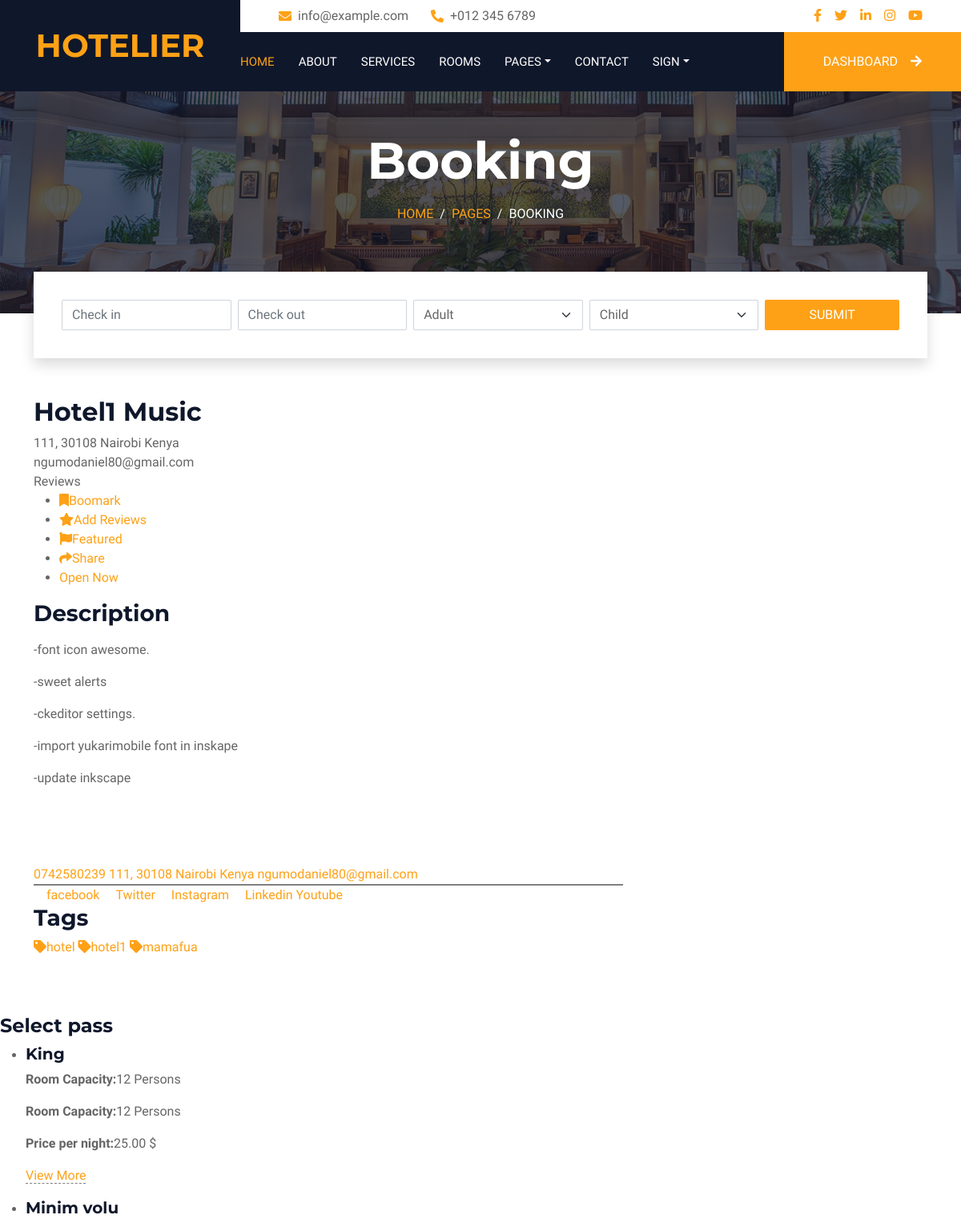
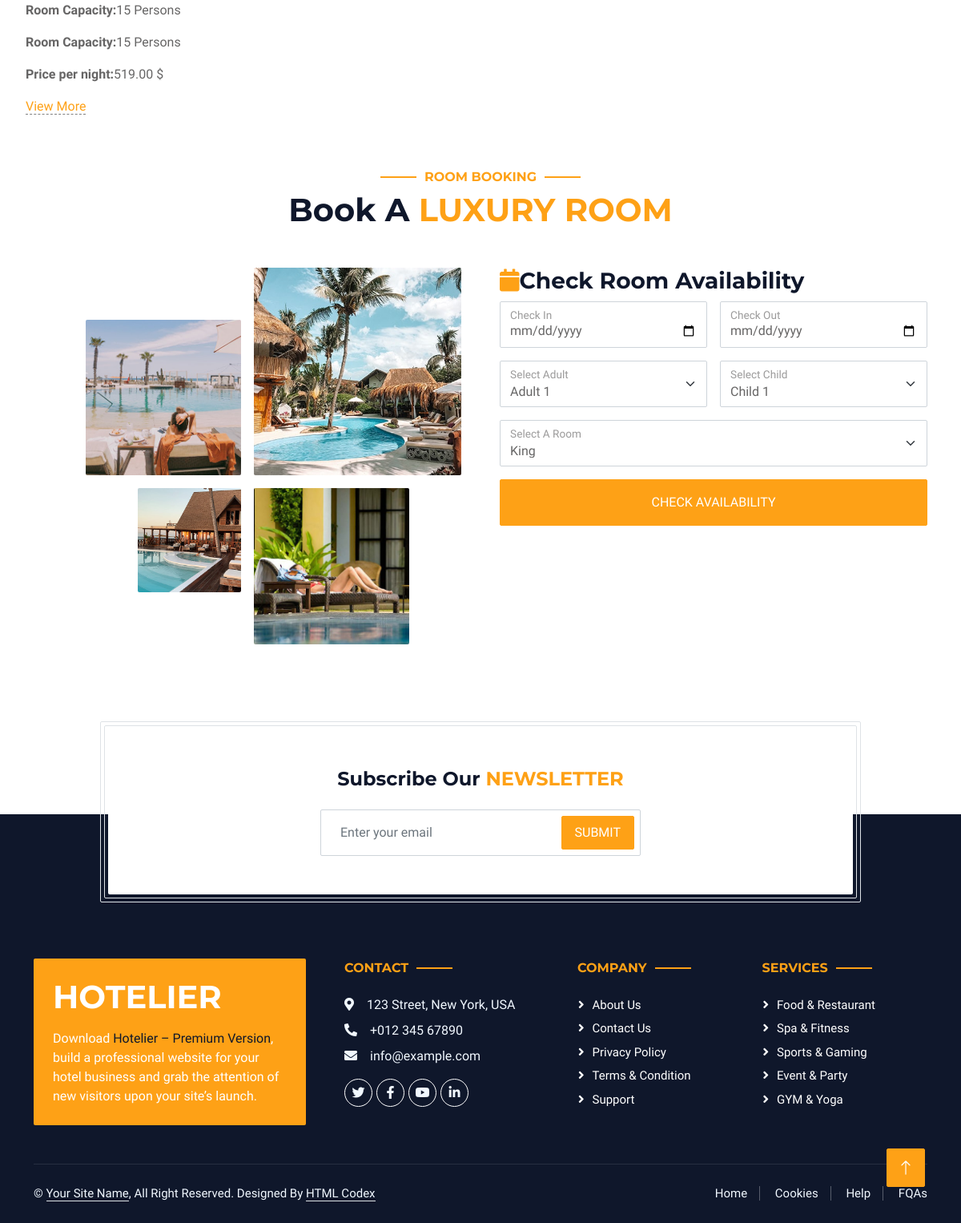
The page /detail/hotel1/ (signed in) on the database its author committed (2 pictures, top to bottom).
### hotel/models.py (models this page shows, shortened)
class Hotel(models.Model):
    user=models.ForeignKey(User, on_delete=models.SET_NULL, null=True)
    name=models.CharField(max_length=100, default="Daniel")
    description=CKEditor5Field(null=True, blank=True, config_name="extends")
    image=models.FileField(upload_to="hotel_gallery", default="static/img/about-1.jpg")
    address=models.CharField(max_length=200 , default="111, 30108 Nairobi Kenya")
    mobile=models.CharField(max_length=200, default="0742580239")
    email=models.EmailField(max_length=100, default="ngumodaniel80@gmail.com")
    status=models.CharField(max_length=20, choices=HOTEL_STATUS, default="Live")
    tags=TaggableManager( blank=True)
    views=models.IntegerField(default=0),
    featured=models.BooleanField(default=False)
    hid=ShortUUIDField(unique=True, length=10, max_length=20, alphabet="abcdefjhijklmnopqrstuvwxyz")
    slug=models.SlugField(unique=True)
    date=models.DateTimeField(auto_now_add=True)
    def hotel_gallery(self):
        return HotelGallery.objects.filter(hotel=self)
    def hotel_room_types(self):
        return RoomType.objects.filter(hotel=self)

class RoomType(models.Model):
    hotel=models.ForeignKey(Hotel, on_delete=models.CASCADE)
    type=models.CharField(max_length=10)
    price=models.DecimalField(max_digits=12, decimal_places=2, default=0.00)
    number_of_beds=models.PositiveIntegerField(default=0)
    room_capacity=models.PositiveIntegerField(default=0)
    rtid=ShortUUIDField(unique=True, length=10, max_length=20, alphabet="abcdefjhijklmnopqrstuvwxyz")
    slug=models.SlugField(unique=True)
    date=models.DateTimeField(auto_now_add=True)
    class Meta:
        verbose_name_plural="Room Type"

### hotel/views.py (the view)
# urls.py: path("detail/<slug>/", views.hotel_detail, name="hotel_detail"),
def hotel_detail(request, slug):
    hotel=Hotel.objects.get(status="Live", slug=slug)
    context={
        "hotel":hotel
    }
    return render(request, "hotel/hotel_detail.html", context)

### templates/hotel/hotel_detail.html (shortened to what this page needs)
{% extends 'partials/base.html' %}
{% load static %}
{% block content %}
<div class="container-fluid page-header mb-5 p-0" style="background-image: url(img/carousel-1.jpg);">
    <div class="container-fluid page-header-inner py-5">
        <div class="container text-center pb-5">
            <h1 class="display-3 text-white mb-3 animated slideInDown">Booking</h1>
            <nav aria-label="breadcrumb">
                <ol class="breadcrumb justify-content-center text-uppercase">
                    <li class="breadcrumb-item"><a href="#">Home</a></li>
                    <li class="breadcrumb-item"><a href="#">Pages</a></li>
                    <li class="breadcrumb-item text-white active" aria-current="page">Booking</li>
                </ol>
            </nav>
        </div>
    </div>
</div>
<div class="container-fluid booking pb-5 wow fadeIn" data-wow-delay="0.1s">
    <div class="container">
        <div class="bg-white shadow" style="padding: 35px;">
            <div class="row g-2">
                <div class="col-md-10">
                    <div class="row g-2">
                        <div class="col-md-3">
                            <div class="date" id="date1" data-target-input="nearest">
                                <input type="text" class="form-control datetimepicker-input" placeholder="Check in"
                                    data-target="#date1" data-toggle="datetimepicker" />
                            </div>
                        </div>
                        <div class="col-md-3">
                            <div class="date" id="date2" data-target-input="nearest">
                                <input type="text" class="form-control datetimepicker-input" placeholder="Check out"
                                    data-target="#date2" data-toggle="datetimepicker" />
                            </div>
                        </div>
                        <div class="col-md-3">
                            <select class="form-select">
                                <option selected>Adult</option>
                            </select>
                        </div>
                        <div class="col-md-3">
                            <select class="form-select">
                                <option selected>Child</option>
                            </select>
                        </div>
                    </div>
                </div>
                <div class="col-md-2">
                    <button class="btn btn-primary w-100">Submit</button>
                </div>
            </div>
        </div>
    </div>
</div>
<div class="container">
    <div class=" row utf_sticky_main_wrapper">
        <div class="col-lg-8 col-md-8">
            <div class="utf_listing_titlebar" id="titlebar">
                <div class="utf_lising_titlebar_title">
                    <h2>{{hotel.name}} <span class="listing-tag">Music</span></h2>
                    <span class="call_now"> {{hotel.address}}</span>
                    <br>
                    <span class="call_now"> {{hotel.email}}</span>
                    <div class="utf_star_rating_section" data_rating="4.5">
                        <div class="utf_counter_star_rating">Reviews</div>
                        <ul class="listing_item_social">
                            <li><a href=""><i class="fa fa-bookmark"></i>Boomark</a></li>
                            <li><a href=""><i class="fa fa-star"></i>Add Reviews</a></li>
                            <li><a href=""><i class="fa fa-flag"></i>Featured</a></li>
                            <li><a href=""><i class="fa fa-share"></i>Share</a></li>
                            <li><a href="">Open Now</a></li>
                        </ul>
                    </div>
                </div>
                <div id="utf_listing_overview" class="utf_listing_section">
                    <h3 class="utf_listing_headline_part margin-top-30 margin-bottom-30">Description</h3>
                    <p>{{hotel.description | safe}}</p>
                    <div class="utf_listing_section listing-tags_section margin-bottom-30 margin-top-0 ">
                        <a href="">{{hotel.mobile}}</a>
                        <a href="">{{hotel.address}}</a>
                        <a href="">{{hotel.email}}</a>
                    </div>
                    <div class="social-contact" style="border-top: 2px solid grey;">
                        <a href="" class="facebok-link"><i class="fa fa-facebook"></i>facebook</a>
                        <a href="" class="facebok-link"><i class="fa fa-twitter"></i>Twitter</a>
                        <a href="" class="facebok-link"><i class="fa fa-instagram"></i>Instagram</a>
                        <a href="" class="facebok-link"><i class="fa fa-linkedin"></i>Linkedin</a>
                        <a href="" class="facebok-link">Youtube</a>
                    </div>
                    <div class="utf_listing_section listing_tags_section" id="utf_listing_tags">
                        <h3 class="utf_listing_headline_part margin-bottom-40 margin-top-40">Tags</h3>
                        {% for t in hotel.tags.all %}
                        <a href=""><i class="fa fa-tag" aria-hidden="true"></i>{{t.name}}</a>
                        {% endfor %}
                    </div>
                    <br>
                    <br>
                    <br>
                </div>
            </div>
        </div>
    </div>
</div>
<div class="utf_listing_section">
    <div class="show-more">
        <div class="row">
            <div class="utf_pricing-lict_section col-lg-4">
                <h4>Select pass</h4>
                <ul>
                    {% for r in hotel.hotel_room_types %}
                    <li>
                        <h5>{{ r.type}} <sub class="pp1-offer label-light-success"></sub></h5>
                        <p><strong>Room Capacity:</strong>{{r.room_capacity}} Persons</p>
                        <p><strong>Room Capacity:</strong>{{r.room_capacity}} Persons</p>
                        <p><strong>Price per night:</strong>{{r.price}} $</p>
                        <p><a href="{% url 'hotel:room_type_detail' r.hotel.slug r.slug%}"
                                style="border-bottom: 1px grey dashed; margin-top: 10px;">View More</a>
                        </p>
                    </li>
                    {% endfor %}
                </ul>
            </div>
        </div>
    </div>
</div>
<div class="container-xxl py-5">
    <div class="container">
        <div class="text-center wow fadeInUp" data-wow-delay="0.1s">
            <h6 class="section-title text-center text-primary text-uppercase">Room Booking</h6>
            <h1 class="mb-5">Book A <span class="text-primary text-uppercase">Luxury Room</span></h1>
        </div>
        <div class="row g-5">
            <div class="col-lg-6">
                <div class="row g-3">
                    <div class="col-6 text-end">
                        <img class="img-fluid rounded w-75 wow zoomIn" data-wow-delay="0.1s" src="img/about-1.jpg"
                            style="margin-top: 25%;">
                    </div>
                    <div class="col-6 text-start">
                        <img class="img-fluid rounded w-100 wow zoomIn" data-wow-delay="0.3s" src="img/about-2.jpg">
                    </div>
                    <div class="col-6 text-end">
                        <img class="img-fluid rounded w-50 wow zoomIn" data-wow-delay="0.5s" src="img/about-3.jpg">
                    </div>
                    <div class="col-6 text-start">
                        <img class="img-fluid rounded w-75 wow zoomIn" data-wow-delay="0.7s" src="img/about-4.jpg">
                    </div>
                </div>
            </div>
            <div class="col-lg-6 ">
                <h3><i class="fa fa-calendar text-primary"></i>Check Room Availability</h3>
                <div class="wow fadeInUp" data-wow-delay="0.2s">
                    <form action="{% url 'booking:check_room_availability' %}" method="POST">
                        <div class="row g-3">
                            <div class="col-md-6">
                                <div class="form-floating date" id="date3" data-target-input="nearest">
                                    <input value="" name="checkin" type="date" class="form-control datetimepicker-input"
                                        id="checkin" placeholder="Check In" data-target="#date3"
                                        data-toggle="datetimepicker" />
                                    <label for="checkin">Check In</label>
                                </div>
                            </div>
                            <div class="col-md-6">
                                <div class="form-floating date" id="date4" data-target-input="nearest">
                                    <input type="date" name="checkout" class="form-control datetimepicker-input"
                                        id="checkout" placeholder="Check Out" data-target="#date4"
                                        data-toggle="datetimepicker" />
                                    <label for="checkout">Check Out</label>
                                </div>
                            </div>
                            <div class="col-md-6">
                                <div class="form-floating">
                                    <select name="adult" class="form-select" id="select1">
                                        <option value="1">Adult 1</option>
                                    </select>
                                    <label for="select1">Select Adult</label>
                                </div>
                            </div>
                            <div class="col-md-6">
                                <div class="form-floating">
                                    <select name="children" class="form-select" id="select2">
                                        <option value="1">Child 1</option>
                                    </select>
                                    <label for="select2">Select Child</label>
                                </div>
                            </div>
                            <div class="col-12">
                                <div class="form-floating">
                                    <select name="room-type" class="form-select" id="select3">
                                        {% for r in hotel.hotel_room_types%}
                                        <option value="{{r.slug}}">{{r.type}}</option>
                                        {% endfor%}
                                    </select>
                                    <label for="select3">Select A Room</label>
                                </div>
                            </div>
                            <div class="col-12">
                                <button class="btn btn-primary w-100 py-3" type="submit">Check Availability</button>
                            </div>
                        </div>
                    </form>
                </div>
            </div>
        </div>
    </div>
</div>
<div class="container newsletter mt-5 wow fadeIn" data-wow-delay="0.1s">
    <div class="row justify-content-center">
        <div class="col-lg-10 border rounded p-1">
            <div class="border rounded text-center p-1">
                <div class="bg-white rounded text-center p-5">
                    <h4 class="mb-4">Subscribe Our <span class="text-primary text-uppercase">Newsletter</span></h4>
                    <div class="position-relative mx-auto" style="max-width: 400px;">
                        <input class="form-control w-100 py-3 ps-4 pe-5" type="text" placeholder="Enter your email">
                        <button type="button"
                            class="btn btn-primary py-2 px-3 position-absolute top-0 end-0 mt-2 me-2">Submit</button>
                    </div>
                </div>
            </div>
        </div>
    </div>
</div>
{% endblock content %}

### static/css/style.css (style rules this page uses)
:root { --primary: #FEA116; --light: #F1F8FF; --dark: #0F172B; }
.btn { font-weight: 500; text-transform: uppercase; transition: .5s; }
.btn.btn-primary, .btn.btn-secondary { color: #FFFFFF; }
.page-header { background-position: center center; background-repeat: no-repeat; background-size: cover; }
.page-header-inner { background: rgba(15, 23, 43, .7); }
.breadcrumb-item + .breadcrumb-item::before { color: var(--light); }
.booking { position: relative; margin-top: -100px !important; z-index: 1; }
.section-title { position: relative; display: inline-block; }
.section-title::before { position: absolute; content: ""; width: 45px; height: 2px; top: 50%; left: -55px; margin-top: -1px; background: var(--primary); }
.section-title::after { position: absolute; content: ""; width: 45px; height: 2px; top: 50%; right: -55px; margin-top: -1px; background: var(--primary); }
.newsletter { position: relative; z-index: 1; }

### rows shown on the page
Hotel: name "Hotel1", address "111, 30108 Nairobi Kenya", email "ngumodaniel80@gmail.com", description "-font icon awesome. -sweet alerts -ckeditor settings. -import yukarimobile font in inskape -update inkscape", mobile "0742580239"
Tag: name "hotel"
Tag: name "hotel1"
Tag: name "mamafua"
RoomType: type "King", room_capacity "12", price "25.00"
RoomType: type "Minim volu", room_capacity "15", price "519.00"

### other values the page prints
form field room-type "King"
